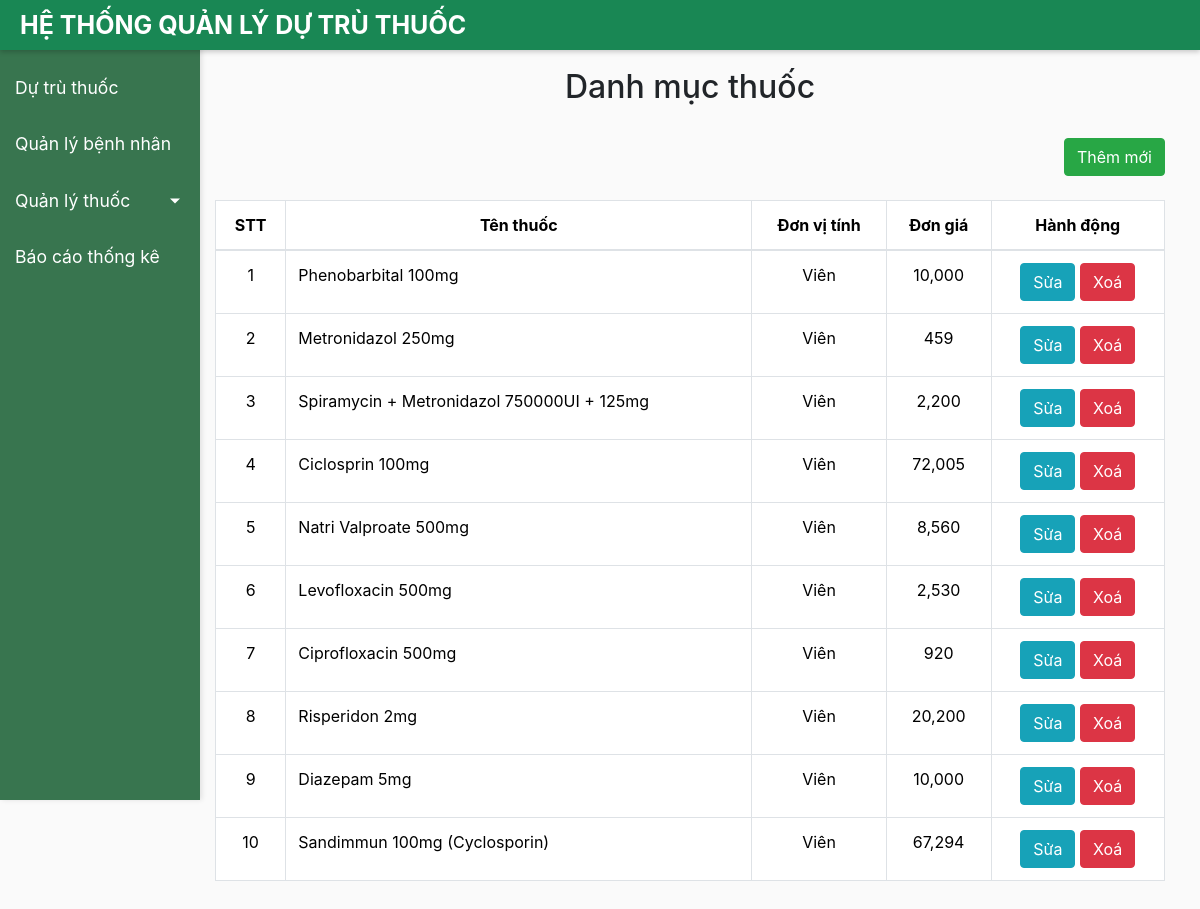
/danh_muc_thuoc/, run on an earlier commit of the app's database.
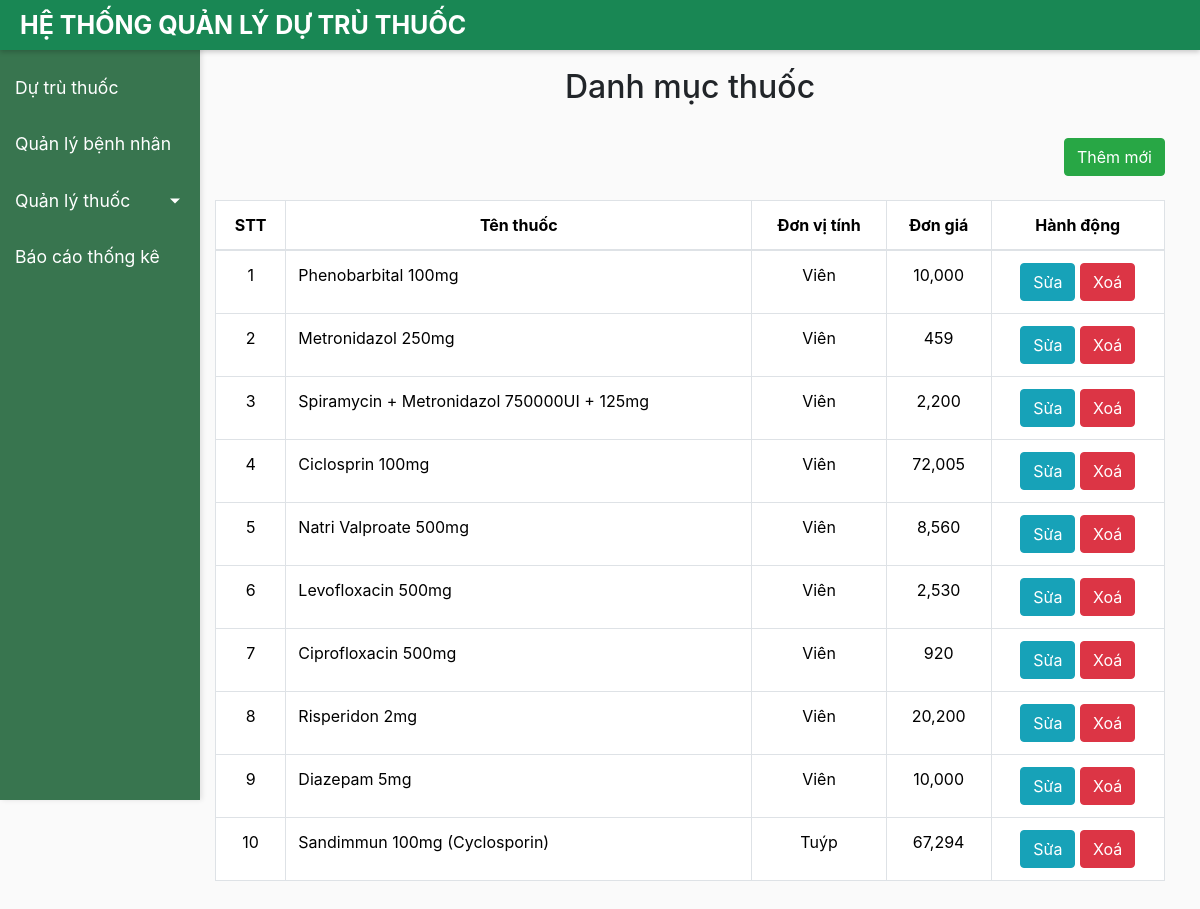
And on a later commit of the database.
### danh_muc_thuoc/models.py (models this page shows, shortened)
class Thuoc(models.Model):
    ten_thuoc = models.CharField(max_length=100)
    dvt = models.CharField(max_length=50)
    don_gia = models.DecimalField(max_digits=8, decimal_places=2)

### danh_muc_thuoc/views.py (the view)
# urls.py: path('', views.danh_muc_thuoc, name='danh_muc_thuoc'),
def danh_muc_thuoc(request):
    items_danh_muc = Thuoc.objects.all()
    return render(request, 'danh_muc.html', {'items_danh_muc': items_danh_muc})

### danh_muc_thuoc/templates/danh_muc.html (shortened to what this page needs)
{% extends "base.html" %}
{% load humanize %}
{% block content %}
<div class="container mt-5">
    <h2 class="text-center">Danh mục thuốc</h2>
    <br>
    <div class="mb-4 text-end">
        <button type="button" class="btn btn-success" data-bs-toggle="modal" data-bs-target="#themDanhMucModal">
            Thêm mới
        </button>
    </div>
    <table class="table table-bordered">
        <thead>
            <tr align='center'>
                <th>STT</th>
                <th>Tên thuốc</th>
                <th>Đơn vị tính</th>
                <th>Đơn giá</th>
                <th>Hành động</th>
            </tr>
        </thead>
        <tbody>
            {% for thuoc in items_danh_muc %}
            <tr>
                <td align='center'>{{forloop.counter}}</td>
                <td>{{ thuoc.ten_thuoc }}</td>
                <td align='center'>{{thuoc.dvt}}</td>
                <td align='center'>{{ thuoc.don_gia|floatformat:0|intcomma }}</td>
                <td align='center'>
                    <button type="button" class="btn btn-info btn-md" data-bs-toggle="modal" data-bs-target="#suaDanhMucModal{{ thuoc.id }}">Sửa</button>
                    <a href="{% url 'xoa_danh_muc' thuoc.id %}" class="btn btn-danger btn-md" onclick="return confirm('Bạn có chắc muốn xoá thuốc này khỏi danh mục?')">Xoá</a>
                </td>
            </tr>
            {% empty %}
            <tr>
                <td colspan="5" class="text-center">Không có thuốc nào trong danh mục.</td>
            </tr>
            {% endfor %}
        </tbody>
    </table>
</div>
{% endblock %}

What changed in the data, as far as the page shows it:
changed Thuoc "Sandimmun 100mg (Cyclosporin)": dvt "Viên" → "Tuýp"
